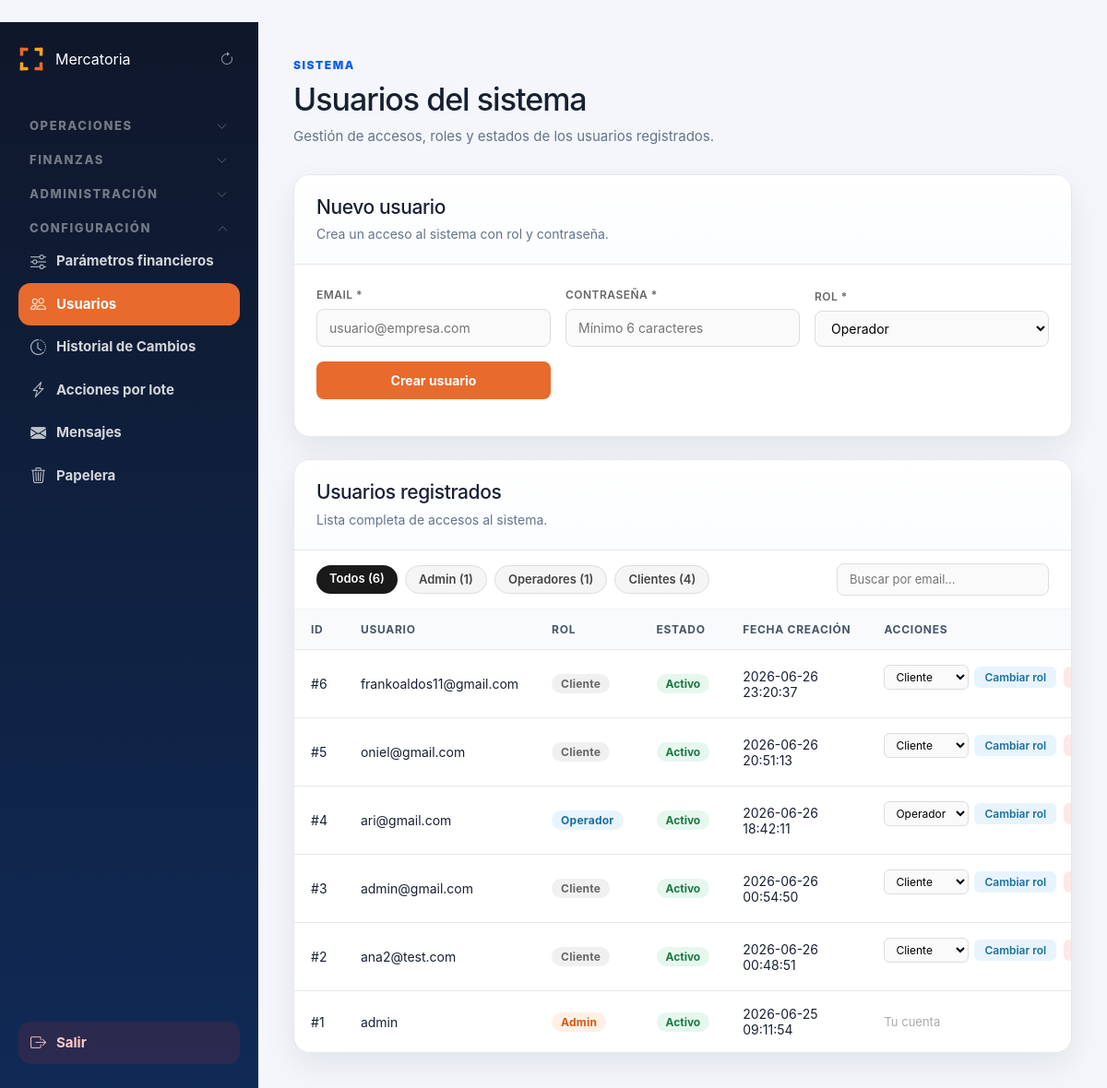
Screenshot of /admin/usuarios (signed in) with the database file from the repository.
### tables this page shows
CREATE TABLE usuarios (
        id INTEGER PRIMARY KEY AUTOINCREMENT,
        usuario TEXT UNIQUE,
        password TEXT,
        rol TEXT,
        activo INTEGER DEFAULT 1,
        fecha_creacion TEXT DEFAULT CURRENT_TIMESTAMP
    , nombre TEXT, apellidos TEXT, telefono TEXT, empresa TEXT);

### routes/admin.py (the view)
@admin_bp.route("/usuarios", methods=["GET"])
def lista_usuarios():
    if session.get("rol") != "admin":
        return redirect("/login")
    filtro_rol = request.args.get("rol", "").strip().lower()
    conexion = conectar()
    cursor = conexion.cursor()
    if filtro_rol:
        cursor.execute(f"""
            SELECT id, usuario, rol, activo, fecha_creacion
            FROM usuarios
            WHERE rol = {ph()}
            ORDER BY id DESC
        """, (filtro_rol,))
    else:
        cursor.execute("""
            SELECT id, usuario, rol, activo, fecha_creacion
            FROM usuarios
            ORDER BY id DESC
        """)
    lista = cursor.fetchall()
    cursor.execute("SELECT COUNT(*) AS total FROM usuarios")
    total = cursor.fetchone()["total"]
    cursor.execute("SELECT COUNT(*) AS total FROM usuarios WHERE rol = 'admin'")
    total_admin = cursor.fetchone()["total"]
    cursor.execute("SELECT COUNT(*) AS total FROM usuarios WHERE rol = 'operador'")
    total_operador = cursor.fetchone()["total"]
    cursor.execute("SELECT COUNT(*) AS total FROM usuarios WHERE rol = 'cliente'")
    total_cliente = cursor.fetchone()["total"]
    conexion.close()
    return render_template(
        "admin/usuarios.html",
        usuarios=lista,
        filtro_rol=filtro_rol,
        total=total,
        total_admin=total_admin,
        total_operador=total_operador,
        total_cliente=total_cliente,
    )

### app.py (called while the page is built)
@app.before_request
def _record_start_time():
    g.start_time = time.monotonic()

@app.before_request
def _validate_session_role():
    if "user_id" not in session or "rol" not in session:
        return
    try:
        con = conectar()
        cur = con.cursor()
        cur.execute("SELECT rol, activo FROM usuarios WHERE id = ?", (session["user_id"],))
        row = cur.fetchone()
        con.close()
        if not row or not row["activo"]:
            session.clear()
            return
        if row["rol"] != session["rol"]:
            session["rol"] = row["rol"]
    except Exception:
        pass

@app.after_request
def set_security_headers(response):
    response.headers["X-Frame-Options"] = "SAMEORIGIN"
    response.headers["X-Content-Type-Options"] = "nosniff"
    response.headers["X-XSS-Protection"] = "1; mode=block"
    if app.debug:
        ms = (time.monotonic() - getattr(g, "start_time", time.monotonic())) * 1000
        app.logger.debug("[%s] %s %.1fms", request.method, request.path, ms)
    return response

@app.context_processor
def sidebar_badges():
    try:
        conexion = conectar()
        cursor = conexion.cursor()
        cursor.execute("""
            SELECT
                COUNT(*) AS urgentes,
                COUNT(CASE WHEN estado = 'Solicitado' THEN 1 END) AS solicitados
            FROM viajes
            WHERE estado IN ('Pendiente', 'Solicitado')
        """)
        row = cursor.fetchone()
        viajes_urgentes    = row["urgentes"]    if row else 0
        dashboard_urgentes = row["solicitados"] if row else 0
        conexion.close()
    except Exception:
        viajes_urgentes = 0
        dashboard_urgentes = 0
    return dict(
        sidebar_viajes_urgentes=viajes_urgentes,
        sidebar_dashboard_urgentes=dashboard_urgentes,
    )

### database.py (called while the page is built)
def conectar():
    if USE_POSTGRES:
        from database_pg import conectar_pg
        conn = conectar_pg()
        return ConexionWrapper(conn, use_postgres=True)
    else:
        conexion = sqlite3.connect(DATABASE_NAME)
        conexion.row_factory = sqlite3.Row
        return ConexionWrapper(conexion, use_postgres=False)

    def execute(self, sql, params=None):
        if self._use_postgres:
            sql = sql.replace("?", "%s")
        if params is not None:
            return self._cursor.execute(sql, params)
        return self._cursor.execute(sql)

    def fetchone(self):
        return self._cursor.fetchone()

    def fetchall(self):
        return self._cursor.fetchall()

### templates/admin/usuarios.html (shortened to what this page needs)
﻿{% extends "admin/base_admin.html" %}
{% block contenido %}
<div class="page-header">
    <div>
        <span class="eyebrow">Sistema</span>
        <h1>Usuarios del sistema</h1>
        <p>Gestión de accesos, roles y estados de los usuarios registrados.</p>
    </div>
</div>
<section class="panel" style="margin-bottom: 24px;">
    <div class="panel-header">
        <div>
            <h2>Nuevo usuario</h2>
            <p>Crea un acceso al sistema con rol y contraseña.</p>
        </div>
    </div>
    <div style="padding: 24px;">
        <form method="POST" action="/admin/usuarios/crear" class="form-crud-grid">
            <div class="form-crud-field">
                <label>Email *</label>
                <input type="email" name="usuario" class="input-crud" required placeholder="usuario@empresa.com">
            </div>
            <div class="form-crud-field">
                <label>Contraseña *</label>
                <input type="password" name="password" class="input-crud" required placeholder="Mínimo 6 caracteres">
            </div>
            <div class="form-crud-field">
                <label>Rol *</label>
                <select name="rol" class="input-crud" required>
                    <option value="operador">Operador</option>
                </select>
            </div>
            <div class="form-crud-field form-crud-submit">
                <button type="submit" class="btn-crud-primary">Crear usuario</button>
            </div>
        </form>
    </div>
</section>
<section class="panel">
    <div class="panel-header">
        <div>
            <h2>Usuarios registrados</h2>
            <p>Lista completa de accesos al sistema.</p>
        </div>
    </div>
    <div style="padding:14px 24px;display:flex;gap:10px;align-items:center;flex-wrap:wrap;border-bottom:1px solid #f0f0f0;">
        <div style="display:flex;gap:8px;flex-wrap:wrap;flex:1;">
            <a href="/admin/usuarios"
               class="pill-filtro {% if not filtro_rol %}pill-activo{% else %}pill-inactivo{% endif %}">
                Todos ({{ total }})
            </a>
            <a href="/admin/usuarios?rol=admin"
               class="pill-filtro {% if filtro_rol == 'admin' %}pill-activo{% else %}pill-inactivo{% endif %}">
                Admin ({{ total_admin }})
            </a>
            <a href="/admin/usuarios?rol=operador"
               class="pill-filtro {% if filtro_rol == 'operador' %}pill-activo{% else %}pill-inactivo{% endif %}">
                Operadores ({{ total_operador }})
            </a>
            <a href="/admin/usuarios?rol=cliente"
               class="pill-filtro {% if filtro_rol == 'cliente' %}pill-activo{% else %}pill-inactivo{% endif %}">
                Clientes ({{ total_cliente }})
            </a>
        </div>
        <input type="text" id="buscarUsuario" placeholder="Buscar por email..."
               onkeyup="filtrarTabla()"
               style="padding:7px 13px;border:1px solid #ddd;border-radius:8px;font-size:13px;background:#fafafa;min-width:200px;">
    </div>
    <div class="table-wrapper">
        <table class="data-table">
            <thead>
                <tr>
                    <th>ID</th>
                    <th>Usuario</th>
                    <th>Rol</th>
                    <th>Estado</th>
                    <th>Fecha creación</th>
                    <th>Acciones</th>
                </tr>
            </thead>
            <tbody>
                {% for u in usuarios %}
                <tr>
                    <td>#{{ u.id }}</td>
                    <td>{{ u.usuario }}</td>
                    <td>
                        {% if u.rol == "admin" %}
                        <span class="badge-rol badge-admin">Admin</span>
                        {% elif u.rol == "operador" %}
                        <span class="badge-rol badge-operador">Operador</span>
                        {% else %}
                        <span class="badge-rol badge-cliente">Cliente</span>
                        {% endif %}
                    </td>
                    <td>
                        {% if u.activo %}
                        <span class="badge-estado badge-activo">Activo</span>
                        {% else %}
                        <span class="badge-estado badge-inactivo">Inactivo</span>
                        {% endif %}
                    </td>
                    <td>{{ u.fecha_creacion or "—" }}</td>
                    <td class="td-acciones">
                        {% if u.usuario != session.get('usuario') %}
                        <form method="POST" action="/admin/usuarios/{{ u.id }}/rol" style="display:inline-flex;align-items:center;gap:6px;">
                            <select name="rol" class="select-accion">
                                <option value="operador" {% if u.rol=="operador" %}selected{% endif %}>Operador</option>
                                <option value="cliente" {% if u.rol=="cliente" %}selected{% endif %}>Cliente</option>
                            </select>
                            <button type="submit" class="btn-accion-edit">Cambiar rol</button>
                        </form>
                        <form method="POST" action="/admin/usuarios/{{ u.id }}/toggle" style="display:inline;">
                            {% if u.activo %}
                            <button type="submit" class="btn-accion-del">Desactivar</button>
                            {% else %}
                            <button type="submit" class="btn-accion-ok">Activar</button>
                            {% endif %}
                        </form>
                        {% else %}
                        <span style="color:#aaa;font-size:13px;">Tu cuenta</span>
                        {% endif %}
                    </td>
                </tr>
                {% else %}
                <tr>
                    <td colspan="6" class="empty-state">No hay usuarios registrados.</td>
                </tr>
                {% endfor %}
            </tbody>
        </table>
    </div>
</section>
{% endblock %}

### static/css/admin.css (style rules this page uses)
:root { --bg: #f4f6fb; --panel: #ffffff; --panel-soft: #f8fafc; --text: #172033; --muted: #64748b; --primary: #155eef; --primary-dark: #0f3ea8; --border: #e5e7eb; --danger: #dc2626; --success: #16a34a; --warning: #f59e0b; --info: #0891b2; --sidebar: #0f172a; --sidebar-soft: #102a56; --shadow: 0 14px 35px rgba(15, 23, 42, 0.08); --radius: 18px; }
* { box-sizing: border-box; }
body { margin: 0; font-family: Inter, "Segoe UI", Arial, sans-serif; background: var(--bg); color: var(--text); }
.page-header { display: flex; justify-content: space-between; align-items: flex-start; gap: 22px; margin-bottom: 30px; }
.eyebrow { display: inline-flex; margin-bottom: 8px; color: var(--primary); font-size: 12px; font-weight: 900; text-transform: uppercase; letter-spacing: 0.13em; }
.page-header h1 { margin: 0; font-size: 34px; letter-spacing: -1px; }
.page-header p { margin: 8px 0 0; color: var(--muted); font-size: 15px; }
.panel { background: var(--panel); border: 1px solid var(--border); border-radius: var(--radius); box-shadow: var(--shadow); overflow: hidden; }
.panel-header { padding: 22px 24px; border-bottom: 1px solid var(--border); background: linear-gradient(180deg, #ffffff 0%, #fbfdff 100%); }
.panel-header h2 { margin: 0; font-size: 21px; letter-spacing: -0.4px; }
.panel-header p { margin: 6px 0 0; color: var(--muted); font-size: 14px; }
.table-wrapper { width: 100%; overflow-x: auto; }
.data-table { width: 100%; border-collapse: collapse; background: var(--panel); }
.data-table th { background: var(--panel-soft); color: #475569; padding: 14px 18px; text-align: left; font-size: 12px; text-transform: uppercase; letter-spacing: 0.06em; border-bottom: 1px solid var(--border); white-space: nowrap; }
.data-table td { padding: 16px 18px; border-bottom: 1px solid var(--border); font-size: 14px; vertical-align: middle; }
.data-table tr:last-child td { border-bottom: none; }
.badge-admin { margin-left: auto; padding: 2px 7px; border-radius: 999px; font-size: 10px; font-weight: 700; background: rgba(255,255,255,0.15); color: rgba(255,255,255,0.7); letter-spacing: 0.03em; white-space: nowrap; flex-shrink: 0; }

### templates/admin/usuarios.html (style rules this page uses)
.form-crud-grid { display: grid; grid-template-columns: repeat(auto-fill, minmax(190px, 1fr)); gap: 16px; align-items: end; }
.form-crud-field label { display: block; font-size: 12px; color: #666; font-weight: 600; text-transform: uppercase; letter-spacing: .04em; margin-bottom: 6px; }
.input-crud { width: 100%; padding: 9px 13px; border: 1px solid #ddd; border-radius: 8px; font-size: 14px; box-sizing: border-box; background: #fafafa; }
.form-crud-submit { display: flex; align-items: flex-end; }
.btn-crud-primary { width: 100%; background: #E86A2C; color: white; padding: 10px 18px; border: none; border-radius: 8px; font-size: 14px; font-weight: 700; cursor: pointer; }
.badge-rol { display: inline-block; padding: 3px 10px; border-radius: 999px; font-size: 12px; font-weight: 700; letter-spacing: .02em; }
.badge-admin { background: #fff0e6; color: #d95714; }
.badge-operador { background: #e8f4fd; color: #1a6fa0; }
.badge-cliente { background: #f0f0f0; color: #666; }
.badge-estado { display: inline-block; padding: 3px 10px; border-radius: 999px; font-size: 12px; font-weight: 700; }
.badge-activo { background: #e6f7ee; color: #1a7a45; }
.td-acciones { white-space: nowrap; }
.select-accion { padding: 4px 8px; border: 1px solid #ddd; border-radius: 6px; font-size: 12px; background: #fafafa; cursor: pointer; }
.btn-accion-edit, .btn-accion-del, .btn-accion-ok { display: inline-block; padding: 4px 11px; border-radius: 6px; font-size: 12px; font-weight: 600; cursor: pointer; border: none; text-decoration: none; margin-right: 4px; }
.btn-accion-edit { background: #e8f4fd; color: #1a6fa0; }
.btn-accion-del { background: #fde8e8; color: #c0392b; }
.pill-filtro { display: inline-block; padding: 5px 14px; border-radius: 999px; font-size: 13px; font-weight: 600; text-decoration: none; transition: opacity .15s; }
.pill-activo { background: #1a1a1a; color: #fff; }
.pill-inactivo { background: #f5f5f5; color: #444; border: 1px solid #ddd; }

### rows the page displays
usuarios: id "6", usuario "frankoaldos11@gmail.com", shows "Cliente", activo "Activo", fecha_creacion "2026-06-26 23:20:37", rol "Cliente"
usuarios: id "5", usuario "oniel@gmail.com", shows "Cliente", activo "Activo", fecha_creacion "2026-06-26 20:51:13", rol "Cliente"
usuarios: id "4", usuario "ari@gmail.com", shows "Operador", activo "Activo", fecha_creacion "2026-06-26 18:42:11", rol "Operador"
usuarios: id "3", usuario "admin@gmail.com", shows "Cliente", activo "Activo", fecha_creacion "2026-06-26 00:54:50", rol "Cliente"
usuarios: id "2", usuario "ana2@test.com", shows "Cliente", activo "Activo", fecha_creacion "2026-06-26 00:48:51", rol "Cliente"
usuarios: id "1", usuario "admin", rol "Admin", activo "Activo", fecha_creacion "2026-06-25 09:11:54", shows "Tu cuenta"

### other values shown
{{ total }} "6"
{{ total_admin }} "1"
{{ total_operador }} "1"
{{ total_cliente }} "4"
